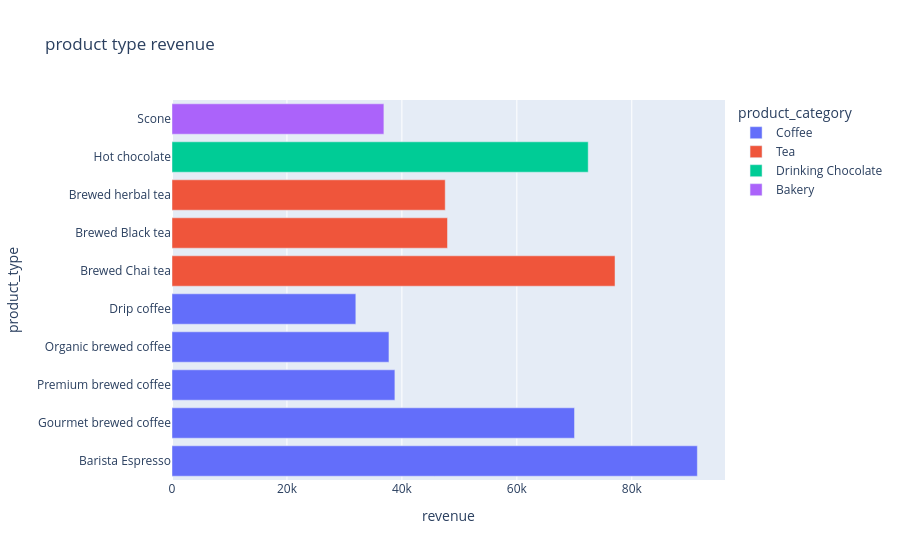

Notebook code cell kept with this figure:
### Code cell
#CHART 4
#-product type revenue
fig4=px.bar(type_revenue.head(10),
           x='revenue',
           y='product_type',
           color='product_category',
           orientation='h',
           title='product type revenue')
fig4

### Figure 1 — Plotly figure (JSON) as saved in the notebook; plotly's stock layout.template omitted (floating-point values rounded to 4 significant figures)
{"data": [{"hovertemplate": "product_category=Coffee<br>revenue=%{x}<br>product_type=%{y}<extra></extra>", "legendgroup": "Coffee", "marker": {"color": "#636efa", "pattern": {"shape": ""}}, "name": "Coffee", "orientation": "h", "showlegend": true, "textposition": "auto", "type": "bar", "x": [91410.0, 70030.0, 38780.0, 37750.0, 31980.0], "xaxis": "x", "y": ["Barista Espresso", "Gourmet brewed coffee", "Premium brewed coffee", "Organic brewed coffee", "Drip coffee"], "yaxis": "y"}, {"hovertemplate": "product_category=Tea<br>revenue=%{x}<br>product_type=%{y}<extra></extra>", "legendgroup": "Tea", "marker": {"color": "#EF553B", "pattern": {"shape": ""}}, "name": "Tea", "orientation": "h", "showlegend": true, "textposition": "auto", "type": "bar", "x": [77080.0, 47930.0, 47540.0], "xaxis": "x", "y": ["Brewed Chai tea", "Brewed Black tea", "Brewed herbal tea"], "yaxis": "y"}, {"hovertemplate": "product_category=Drinking Chocolate<br>revenue=%{x}<br>product_type=%{y}<extra></extra>", "legendgroup": "Drinking Chocolate", "marker": {"color": "#00cc96", "pattern": {"shape": ""}}, "name": "Drinking Chocolate", "orientation": "h", "showlegend": true, "textposition": "auto", "type": "bar", "x": [72420.0], "xaxis": "x", "y": ["Hot chocolate"], "yaxis": "y"}, {"hovertemplate": "product_category=Bakery<br>revenue=%{x}<br>product_type=%{y}<extra></extra>", "legendgroup": "Bakery", "marker": {"color": "#ab63fa", "pattern": {"shape": ""}}, "name": "Bakery", "orientation": "h", "showlegend": true, "textposition": "auto", "type": "bar", "x": [36870.0], "xaxis": "x", "y": ["Scone"], "yaxis": "y"}], "layout": {"barmode": "relative", "legend": {"title": {"text": "product_category"}, "tracegroupgap": 0}, "title": {"text": "product type revenue"}, "xaxis": {"anchor": "y", "domain": [0, 1], "title": {"text": "revenue"}}, "yaxis": {"anchor": "x", "domain": [0, 1], "title": {"text": "product_type"}}}}
